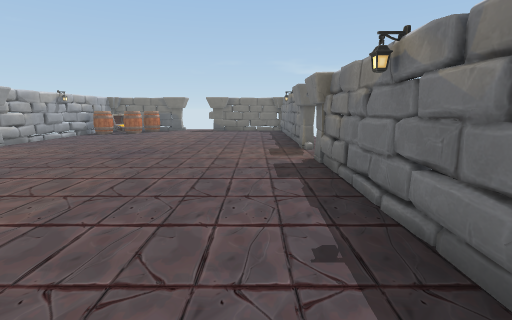
View 1 (above)

12 first-person views from a walk through a scene from a Unity 3-D project. The camera is 1.5 m above the floor, tilts 10° down and sees 85° across. Doors are open. The floor is counted in squares, 1 m on a side. Each view is taken from the middle of a square. On the plan, view 1 faces up. The plan holds only what a view shows up to about 14 squares ahead; the rest is blank. Some animated figures are left out.

View 2
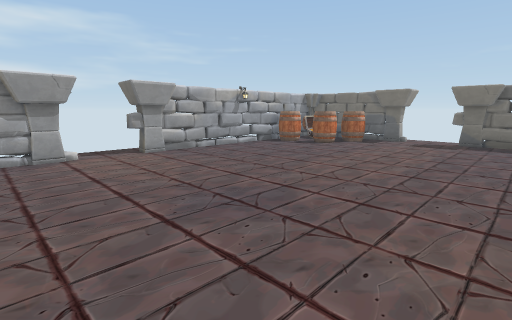

View 3
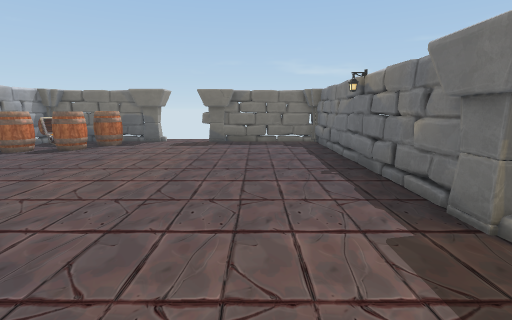

View 4
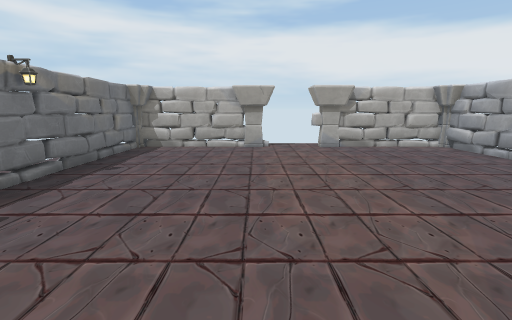

View 5
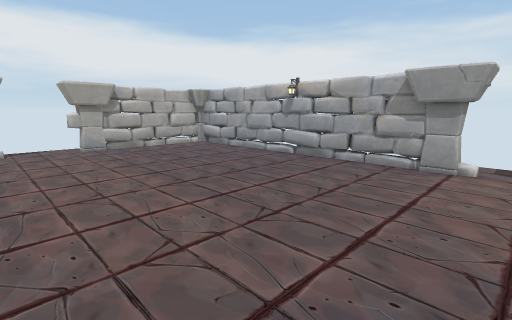

View 6
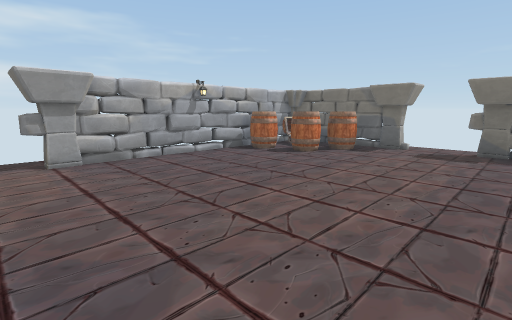

View 7
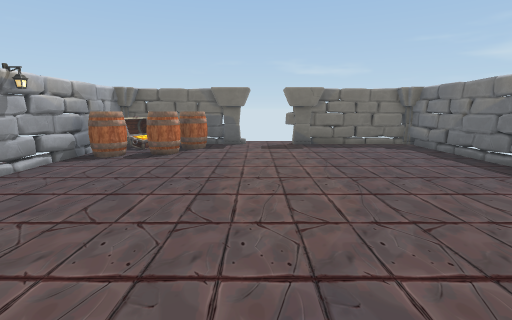

View 8
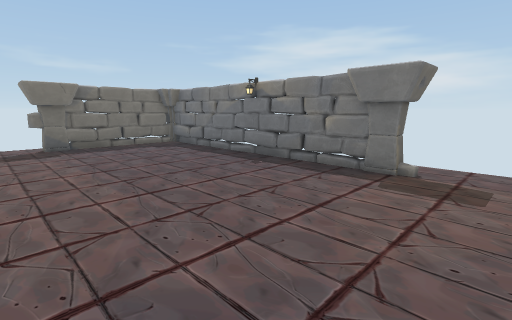

View 9
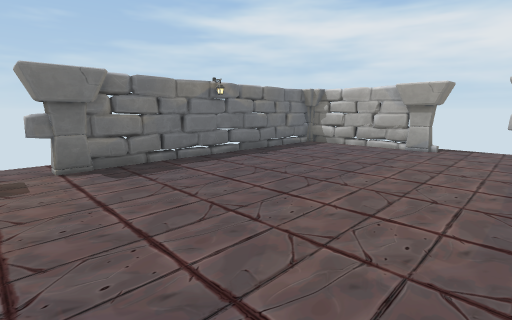

View 10
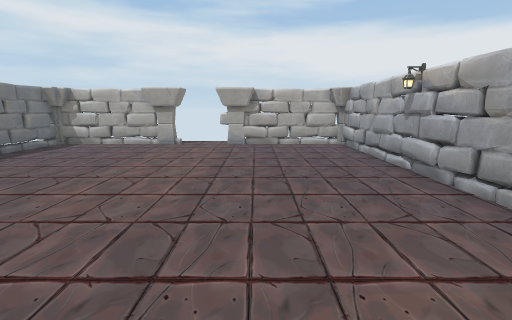

View 11
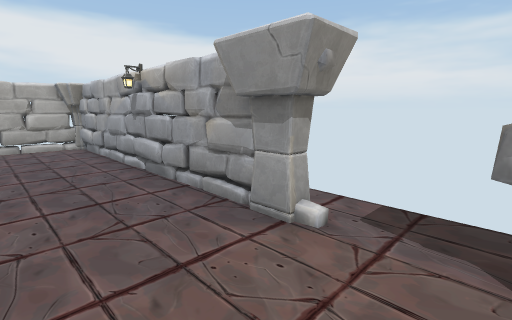

View 12
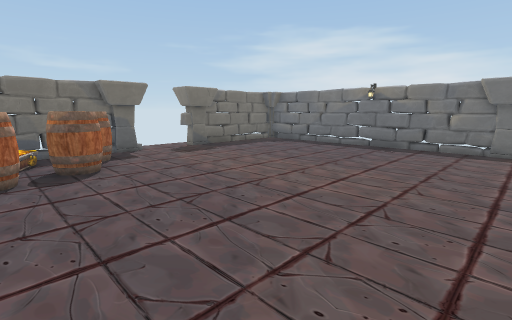

### Floor plan
Key: @ floor where view 1 was taken; # wall or solid block; . floor; D open door; P pillar; B barrel; C chest.
Columns run from 12 left of view 1 to 3 right of it. Each row starts with its distance up from view 1.
 22  #####PDDP####P
 21  #C.BB........#
 20  #C.BB........#
 19  #BBB.........#
 18  #B...........#
 17  #............#
 16  #............#
 15  #............#
 14  #............#
 13  #............#
 12  P............P
 11 .D............P.
 10 .D............D.
  9 .P............D.
  8 .P............P
  7  #............#
  6  #............#
  5  #............#
  4  #............#
  3  #............#.
  2  #............#.
  1  #............#.
  0  #..........@.#
 -1  #............#
 -2  P####PDDP#####

Positions as (right, up) in squares from view 1, and headings:
1: (0, 0), facing up
2: (-1, 7), facing up-left
3: (-1, 8), facing up
4: (-3, 10), facing down
5: (-3, 10), facing down-left
6: (-2, 10), facing up-left
7: (-5, 9), facing up
8: (-5, 9), facing up-right
9: (-6, 10), facing down-right
10: (-7, 11), facing down
11: (-8, 11), facing down-left
12: (-10, 11), facing up-right
